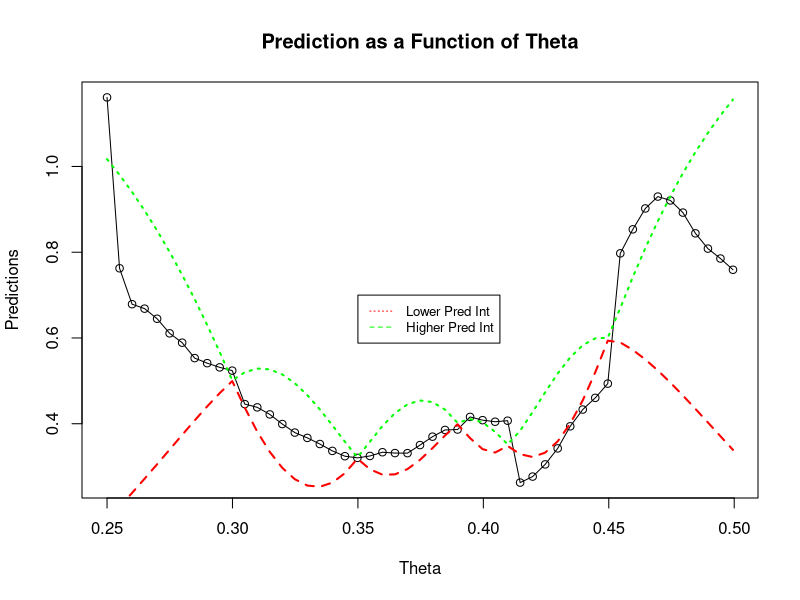
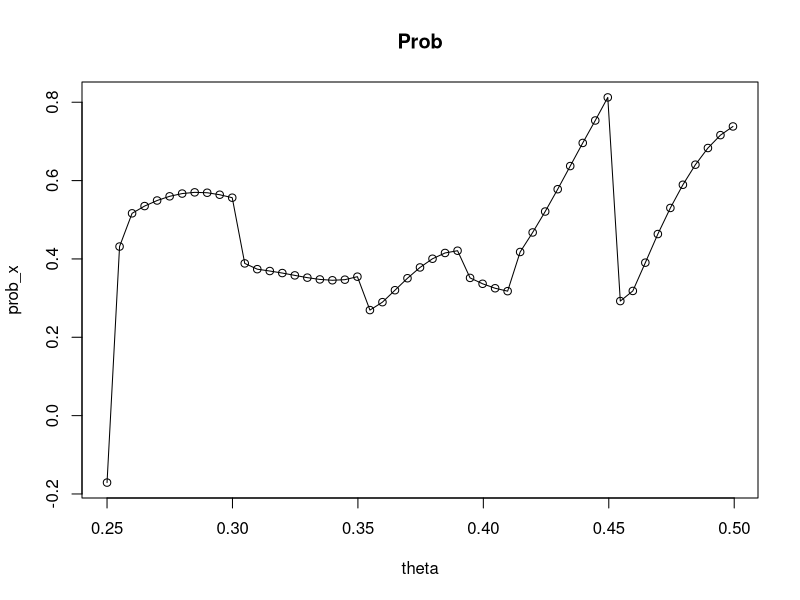

Here is the R script that generated these plots, in order:
#install.packages("rgl")
#install.packages("matlib")
#library("matlib")
# Task 2a)
# Define a regular grid of parameter values from θ= 0.25 to θ= 0.50, 
# with spacing 0.005 (n= 51 grid points).
# Construct the mean vector and the covariance matrices required to 
# compute the conditional mean and covariance matrix of the process 
# at the 51 grid points conditional on the five evaluation points.  
# Display the prediction as a function of θ, along with 90% prediction intervals.

theta_0 <- 0.25
theta_1 <- 0.50
mean <- 0.5
sigma <- 0.5

# Make grid of parameters. 
#theta <- seq(theta_0, theta_1, length.out = 51)
# Gives the exact same result!
theta <- seq(theta_0, theta_1, by = 0.00499) # Var is not positive definite with 0.005. 

# Observed points.
x_B <- c(0.5, 0.32, 0.40, 0.35, 0.60)
nodes <- c(0.30, 0.35, 0.39, 0.41, 0.45)

# Correlation function. Unsure if needed. 
corr <- function(t1, t2){
  return (1+15*abs(t1-t2)*exp(-15*abs(t1-t2)))
}

# Build distance matrices.
H_A <- as.matrix(dist(theta, diag = TRUE))
H_B <- as.matrix(dist(nodes, diag = TRUE))

H_AB <- matrix(nrow = length(theta), ncol = length(nodes))

for (i in 1:length(theta)){
  for (j in 1:length(x_B)){
    H_AB[i,j] = dist(rbind(as.matrix(theta[i]),as.matrix(nodes[j])))
  }
}


# Another way to create H_AB
# ones_B <- rep(1, length.out = length(x_B))
# #print(ones_B)
# ones_A <- rep(1, length(theta))
# #print(ones_A)
# 
# H_ABNew <- abs(theta %o% ones_B - ones_A %o% nodes)

# Covariance matrices.
Sigma_A <- sigma**2*(1+15*H_A)*exp(-15*H_A)
Sigma_B <- sigma**2*(1+15*H_B)*exp(-15*H_B)
Sigma_AB <- sigma**2*(1+15*H_AB)*exp(-15*H_AB)

# Mean of values values from Gaussian process on grid.
mu_A <- rep(mean, length(theta))
mu_B <- rep(mean, length(x_B)) 

# Trying to use solve() to invert matrix. 
E <- mu_A + Sigma_AB %*% solve(Sigma_B) %*% (x_B - mu_B)
Var <- Sigma_A - Sigma_AB %*% solve(Sigma_B) %*% t(Sigma_AB)

# Draw values from the conditional multivariate Gaussian.
L <- chol(Var)
z_vec <- rep(0, length(theta))
for (i in 1:length(theta)){
  z_vec[i] <- rnorm(1)
}
#z_vec <- pnorm(theta, mean = mu_A, sd = rep(sigma**2, length(theta)))
x_A <- E + L %*% z_vec

plot(theta, x_A, main = "Prediction as a Function of Theta", ylab = "Predictions", xlab = "Theta")
lines(theta, x_A)
lines(theta, E + 1.64*sqrt(diag(Var)), col = "green", lwd = 2, "l", lty = 3)
lines(theta, E - 1.64*sqrt(diag(Var)), col = "red", lwd = 2, "l", lty= 2)
legend(0.35,0.7, legend=c("Lower Pred Int", "Higher Pred Int"), col=c("red", "green"), lty=3:2, cex=0.8)

# Two b: Probabilities.
prob <- rep(0, length(theta))
for (i in 1:length(theta)){
  prob[i] <- pnorm(0.30)
}

prob_x <- E - L %*% prob
plot(theta, prob_x, main = "Prob")
lines(theta, prob_x)